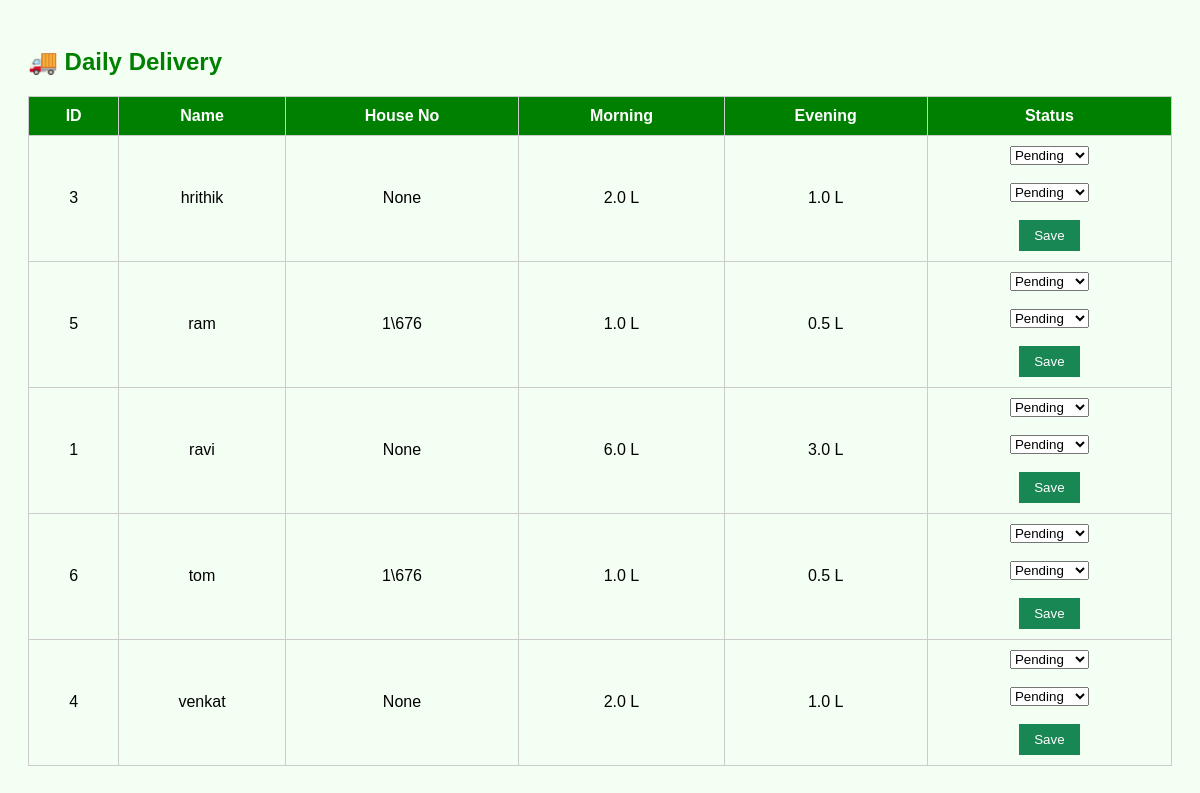
/daily_delivery (signed in), run on the app's committed database.
### tables this page shows
CREATE TABLE customers (
    id INTEGER PRIMARY KEY AUTOINCREMENT,
    name TEXT NOT NULL,
    mobile TEXT,
    address TEXT,
    route TEXT,
    morning REAL,
    evening REAL,
    status TEXT
, house_no TEXT, price_per_litre REAL, start_date TEXT, latitude REAL, longitude REAL);

### app.py (the view)
@app.route("/daily_delivery")
def daily_delivery():
    if "username" not in session:
        return redirect("/")
    conn = sqlite3.connect("milk_delivery.db")
    conn.row_factory = sqlite3.Row
    cursor = conn.cursor()
    cursor.execute("""
        SELECT *
        FROM customers
        WHERE status='Active'
        ORDER BY name
    """)
    customers = cursor.fetchall()
    conn.close()
    return render_template(
        "daily_delivery.html",
        customers=customers
    )

### templates/daily_delivery.html (shortened to what this page needs)
<!DOCTYPE html>
<html>
<head>
</head>
<body>
<h2>🚚 Daily Delivery</h2>
<table>
<tr>
    <th>ID</th>
    <th>Name</th>
    <th>House No</th>
    <th>Morning</th>
    <th>Evening</th>
    <th>Status</th>
</tr>
{% for customer in customers %}
<tr>
<td>{{ customer.id }}</td>
<td>{{ customer.name }}</td>
<td>{{ customer.house_no }}</td>
<td>{{ customer.morning }} L</td>
<td>{{ customer.evening }} L</td>
<td>
<form action="/mark_delivery/{{ customer.id }}" method="POST">
    <select name="morning_status">
        <option value="Pending">Pending</option>
    </select>
    <br><br>
    <select name="evening_status">
        <option value="Pending">Pending</option>
    </select>
    <br><br>
    <button type="submit">Save</button>
</form>
</td>
</tr>
{% endfor %}
</table>
</body>
</html>

### templates/daily_delivery.html (style rules this page uses)
body { font-family:Arial; background:#f4fff4; padding:20px; }
h2 { color:green; }
table { width:100%; border-collapse:collapse; }
th,td { border:1px solid #ccc; padding:10px; text-align:center; }
th { background:green; color:white; }
button { padding:8px 15px; background:#198754; color:white; border:none; cursor:pointer; }

### data on the page
customers: id "3", name "hrithik", house_no "None", morning "2.0", evening "1.0"
customers: id "5", name "ram", house_no "1\\676", morning "1.0", evening "0.5"
customers: id "1", name "ravi", house_no "None", morning "6.0", evening "3.0"
customers: id "6", name "tom", house_no "1\\676", morning "1.0", evening "0.5"
customers: id "4", name "venkat", house_no "None", morning "2.0", evening "1.0"
